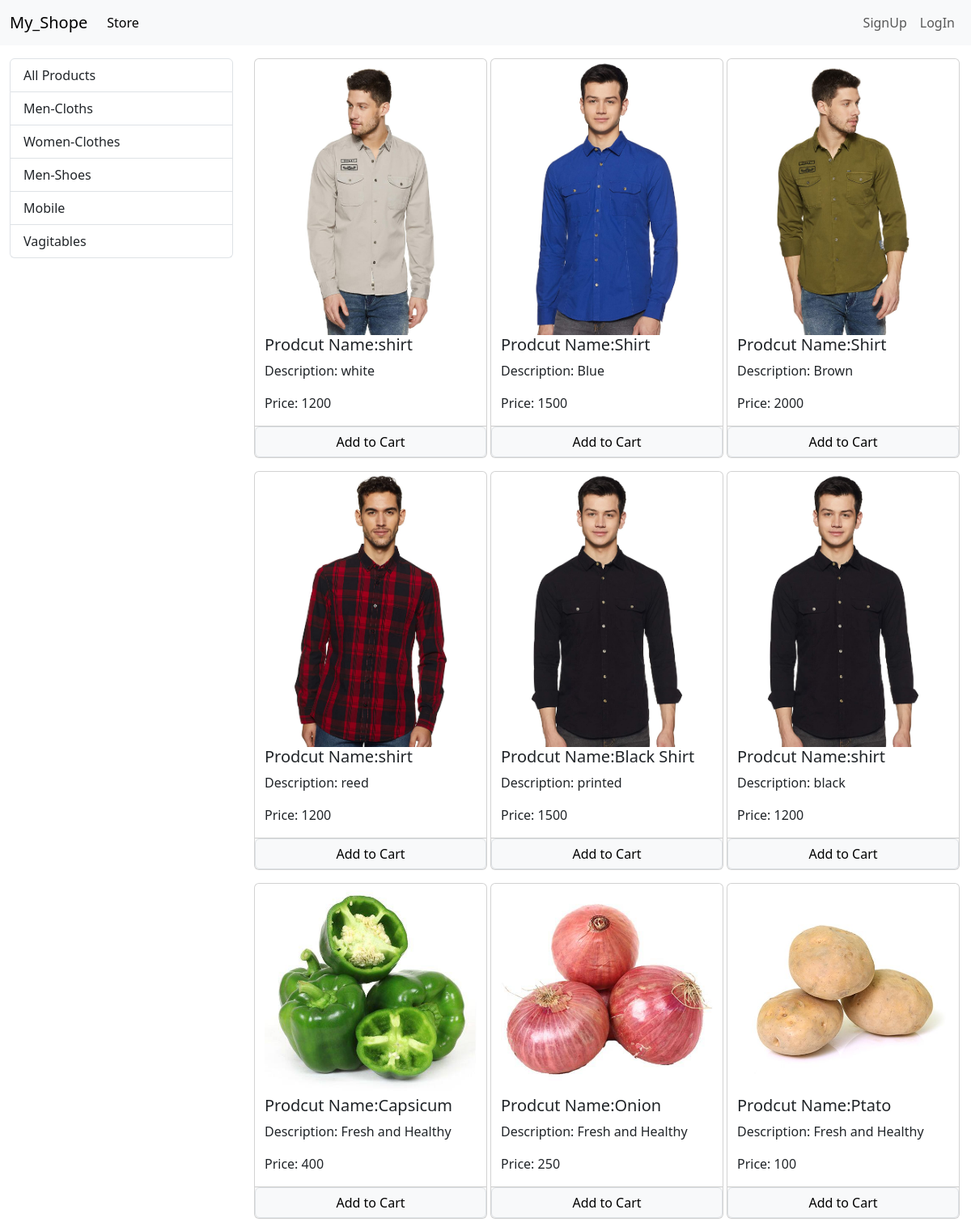
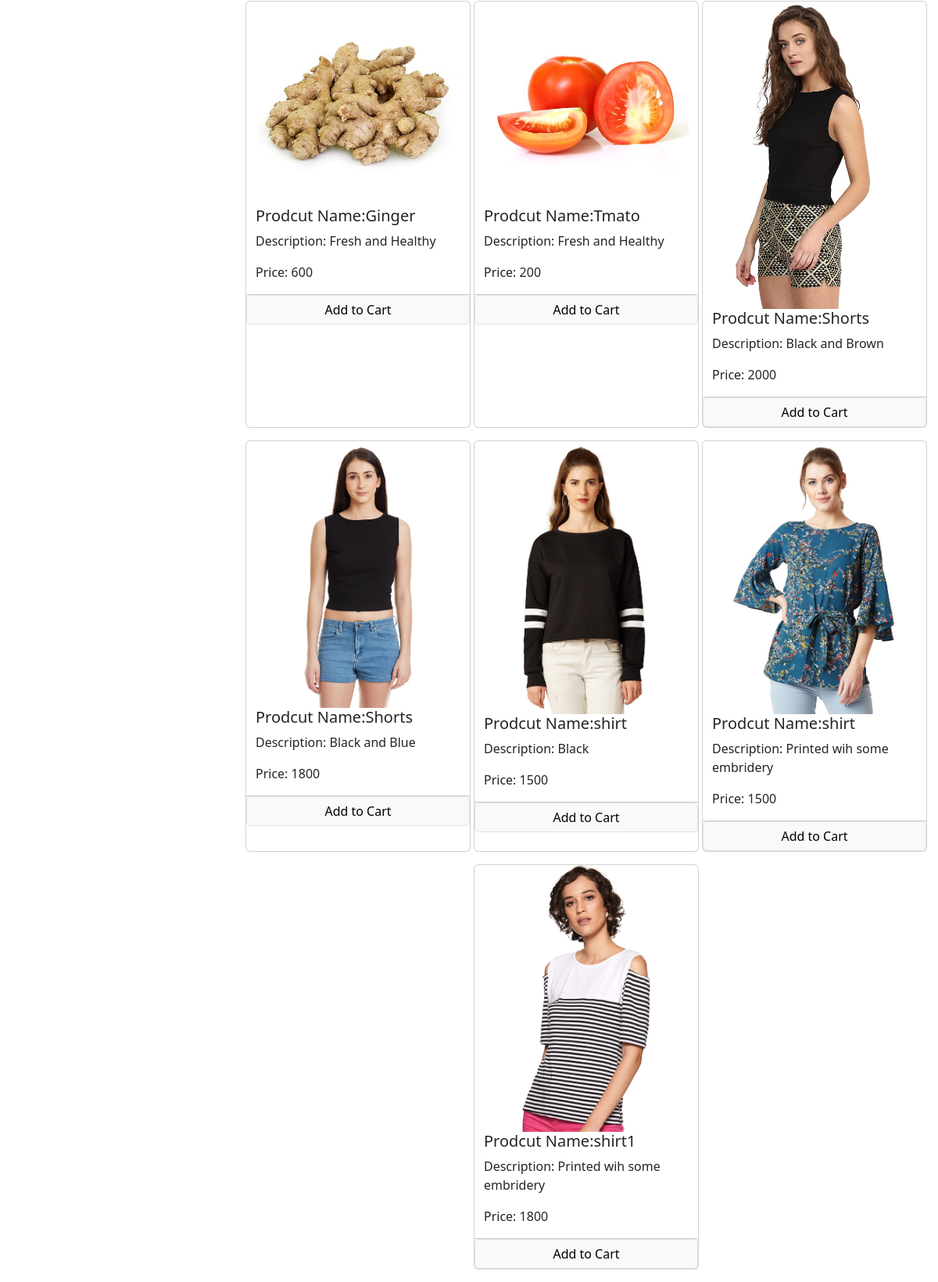
The page / on the database its author committed (2 pictures, top to bottom).
### store/models/category.py (models this page shows, shortened)
class Category(models.Model):
    name=models.CharField(max_length=50)
    @staticmethod
    def get_all_category():
        return Category.objects.all()

### store/models/products.py (models this page shows, shortened)
class Products(models.Model):
    product_name=models.CharField(max_length=50)
    pro_des=models.CharField(max_length=250 ,default="")
    pro_price=models.IntegerField(default=0)
    pro_img=models.ImageField(upload_to="uploaded/products/")
    category=models.ForeignKey(to=Category,on_delete=models.RESTRICT,)
    @staticmethod
    def get_all_produts():
        return Products.objects.all()

### store/views/home.py (the view, shortened to what this page needs)
# urls.py: path('',        Index.as_view(),    name='homepage'),
class Index(View):
   def get(self,request):
      cart=request.session.get('cart')
      if not cart:
         request.session['cart']={}
      products=None
      categories=Category.get_all_category()
      categoryID=(request.GET.get('category'))
      if categoryID:
         products=Products.get_all_produts_by_categoryid(categoryID)
      else:
            products=Products.get_all_produts()
      global data
      data={'products':products,'categories':categories}
      print(request.session.get('email'))
      return render(request,"index.html",data)

### store/templatetags/cart.py (called while the page is built)
@register.filter(name='is_in_cart')
def is_in_cart(product,cart):
    keys=cart.keys()
    for id  in keys:
        if int(id)==product.id:
            return True
    return False

### templates/index.html (shortened to what this page needs)
{% extends "base.html" %} {% block title %}My_store{% endblock title %}
{% block content %}
{% load cart %}
<div class="container-fluid mt-3">
  <div class="row">
    <div class="col-lg-3">
      <div class="list-group">
          <a href="/" class="list-group-item">All Products</a>
          {% for category in categories  %}
          <a href="?category={{category.id}}" class="list-group-item">{{category.name}}</a>
          {% endfor %}
      </div>
    </div>
    <div id="product" class="col-lg-9">
      <div class="row mx-auto">
        {% if products %}
        {% for product in products %}
        <div class="card mx-auto mb-3" id="{{product.id}}" style="width: 18rem">
          <img src="{{product.pro_img.url}}" class="card-img-top" alt="..." />
          <div class="card-body p-0">
            <h5 class="card-title">Prodcut Name:{{product.product_name}}</h5>
            <p class="card-text">Description: {{product.pro_des}}</p>
            <p class="card-text">Price: {{product.pro_price}}</p>
            <div class="card-footer p-0 row no-gutters ">
              {% if product|is_in_cart:request.session.cart %}
                <div class="row p-0 m-0 mb-0">
                  <form action="/#{{product.id}}" method="POST" class="col-2 p-0 m-0">
                    {% csrf_token %}
                    <input hidden type="text" name="productid" value="{{product.id}}">
                    <input hidden type="text" name="remove" value="True">
                    <input type="submit" value="-" class=" btn btn-block btn-secondary">
                  </form>
                  <div class="text-center col">{{product|product_qty_incart:request.session.cart}} in cart</div>
                  <form action="/#{{product.id}}" method="POST" class="col-2">
                    {% csrf_token %}
                    <input hidden type="text" name="productid" value="{{product.id}}">
                    <input type="submit" value="+" class="btn btn-block btn-secondary">
                  </form>
                </div>
                {% else %}
                <form action="/#{{product.id}}" method="POST" class="btn-block p-0 m-0">
                  <input class="float-right btn btn-light border btn-block form-control" type="submit" value="Add to Cart">
                </form>
                {% endif %}
            </div>
          </div>
        </div>
        {% endfor %}
        {% else %}
        <h3 class="alert alert-light border rounded">Curruntly No Item to Show</h3>
        {% endif %}
      </div>
    </div>
  </div>
</div>
{% endblock content %}

### rows shown on the page
Category: name "Men-Cloths"
Category: name "Women-Clothes"
Category: name "Men-Shoes"
Category: name "Mobile"
Category: name "Vagitables"
Products: {{ product.id }} 1 (drawn), pro_img (picture), product_name "shirt", pro_des "white", pro_price "1200"
Products: pro_img (picture), product_name "Shirt", pro_des "Blue", pro_price "1500"
Products: pro_img (picture), product_name "Shirt", pro_des "Brown", pro_price "2000"
Products: pro_img (picture), product_name "shirt", pro_des "reed", pro_price "1200"
Products: pro_img (picture), product_name "Black Shirt", pro_des "printed", pro_price "1500"
Products: pro_img (picture), product_name "shirt", pro_des "black", pro_price "1200"
Products: pro_img (picture), product_name "Capsicum", pro_des "Fresh and Healthy", pro_price "400"
Products: pro_img (picture), product_name "Onion", pro_des "Fresh and Healthy", pro_price "250"
Products: pro_img (picture), product_name "Ptato", pro_des "Fresh and Healthy", pro_price "100"
Products: pro_img (picture), product_name "Ginger", pro_des "Fresh and Healthy", pro_price "600"
Products: pro_img (picture), product_name "Tmato", pro_des "Fresh and Healthy", pro_price "200"
Products: pro_img (picture), product_name "Shorts", pro_des "Black and Brown", pro_price "2000"
Products: pro_img (picture), product_name "Shorts", pro_des "Black and Blue", pro_price "1800"
Products: pro_img (picture), product_name "shirt", pro_des "Black", pro_price "1500"
Products: pro_img (picture), product_name "shirt", pro_des "Printed wih some embridery", pro_price "1500"
Products: {{ product.id }} 18 (drawn), pro_img (picture), product_name "shirt1", pro_des "Printed wih some embridery", pro_price "1800"
